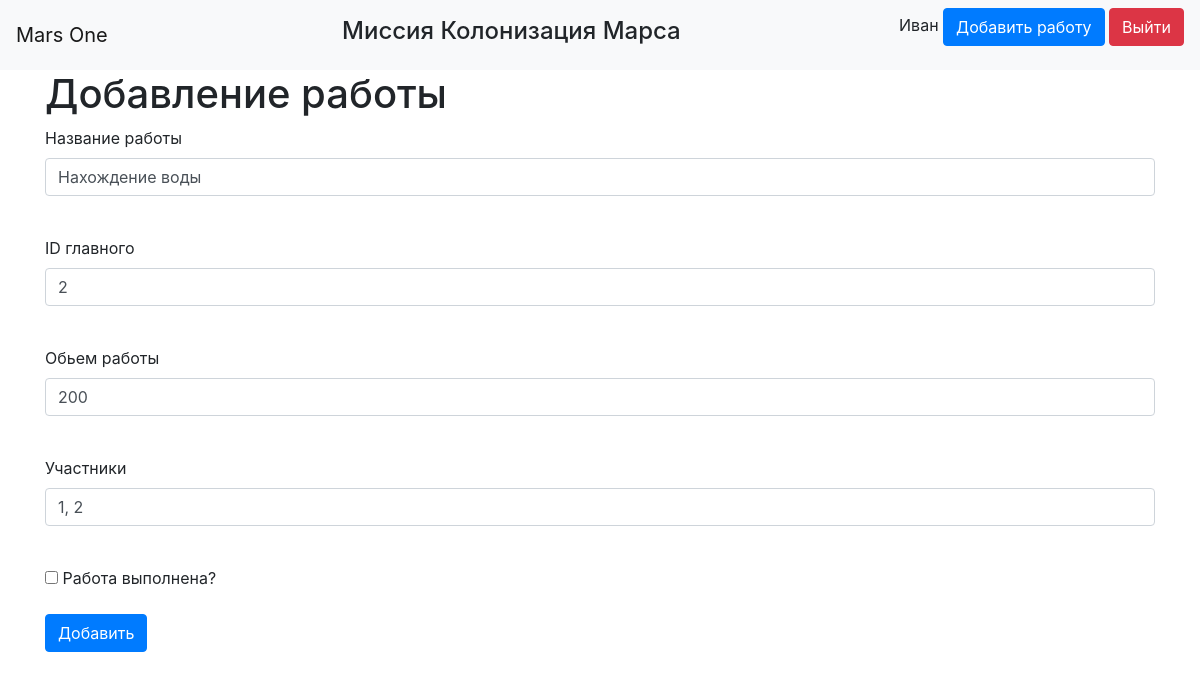
Screenshot of /change_job/2 (signed in) with the database file from the repository.
### data/users.py (models this page shows, shortened)
class User(SqlAlchemyBase, UserMixin):
    __tablename__ = 'users'
    id = sqlalchemy.Column(sqlalchemy.Integer,
                           primary_key=True, autoincrement=True)
    surname = sqlalchemy.Column(sqlalchemy.String, nullable=True)
    name = sqlalchemy.Column(sqlalchemy.String, nullable=True)
    age = sqlalchemy.Column(sqlalchemy.Integer, nullable=True)
    position = sqlalchemy.Column(sqlalchemy.String, nullable=True)
    speciality = sqlalchemy.Column(sqlalchemy.String, nullable=True)
    address = sqlalchemy.Column(sqlalchemy.String, nullable=True, default=f"module_{randint(0, 99)}")
    email = sqlalchemy.Column(sqlalchemy.String, unique=True, nullable=True)
    hashed_password = sqlalchemy.Column(sqlalchemy.String, nullable=True)
    modified_date = sqlalchemy.Column(sqlalchemy.DateTime, default=datetime.datetime.now)
    jobs = orm.relationship("Jobs", back_populates="user")

### data/jobs.py (models this page shows)
class Jobs(SqlAlchemyBase):
    __tablename__ = 'jobs'
    id = sqlalchemy.Column(sqlalchemy.Integer,
                           primary_key=True, autoincrement=True)
    team_leader = sqlalchemy.Column(sqlalchemy.Integer, sqlalchemy.ForeignKey("users.id"),
                                    nullable=True)
    job = sqlalchemy.Column(sqlalchemy.String, nullable=True)
    work_size = sqlalchemy.Column(sqlalchemy.Integer, nullable=True)
    collaborators = sqlalchemy.Column(sqlalchemy.String, nullable=True)
    start_date = sqlalchemy.Column(sqlalchemy.DateTime, default=datetime.datetime.now, nullable=True)
    end_date = sqlalchemy.Column(sqlalchemy.DateTime, nullable=True)
    is_finished = sqlalchemy.Column(sqlalchemy.Boolean, nullable=True)
    creator = sqlalchemy.Column(sqlalchemy.Integer)
    user = orm.relationship('User')

### main.py (the view)
@app.route("/change_job/<int:j_id>", methods=['GET', 'POST'])
def change_job(j_id):
    dbs = db_session.create_session()
    job = dbs.query(Jobs).filter(Jobs.id == j_id).first()
    form = AddJobForm()
    if form.validate_on_submit() and current_user.id in (1, job.creator,
                                                         (job.user.id if job.user else 1)):
        job.job = form.job.data
        job.team_leader = form.leader_id.data
        job.work_size = form.work_size.data
        job.collaborators = form.collaborators.data
        job.is_finished = form.is_finished.data
        dbs.commit()
        return redirect("/")
    elif current_user.id in (1, job.creator, (job.user.id if job.user else 1)):
        return render_template('addjob.html', title='Добавление работы', form=form, job={
            "job": job.job,
            "leader_id": job.team_leader,
            "work_size": job.work_size,
            "collaborators": job.collaborators,
            "checkbox": job.is_finished
        })
    else:
        return redirect("/")

### forms/job.py
class AddJobForm(FlaskForm):
    job = StringField('Название работы', validators=[DataRequired()], name="job")
    leader_id = IntegerField("ID главного", validators=[DataRequired()], name="leader_id")
    work_size = IntegerField("Обьем работы", validators=[DataRequired()], name="work_size")
    collaborators = StringField("Участники", validators=[DataRequired()], name="collaborators")
    is_finished = BooleanField("Работа выполнена?", name="checkbox")
    submit = SubmitField('Добавить', name="enter")

### data/db_session.py (called while the page is built)
def create_session() -> Session:
    global __factory
    return __factory()

### main.py (called while the page is built)
@login_manager.user_loader
def load_user(user_id):
    db_sess = db_session.create_session()
    return db_sess.query(User).get(user_id)

### templates/addjob.html (shortened to what this page needs)
{% extends "base.html" %}
{% block content %}
<h1>Добавление работы</h1>
<form action="" method="post">
    {% for field in form if field.name not in ('csrf_token', "enter", "checkbox") %}
        <p>
            {{ field.label }}<br>
            {% if job %}
            {{ field(class="form-control", type=field.name, value=job[field.name]) }}<br>
            {% else %}
            {{ field(class="form-control", type=field.name) }}<br>
            {% endif %}
        </p>
    {% endfor %}
    <p>{{ form.is_finished(type="checkbox") }} {{ form.is_finished.label() }}</p>
    <p>{{ form.submit(type="submit", class="btn btn-primary") }}</p>
</form>
{% endblock %}

### templates/base.html (shortened to what this page needs)
<!doctype html>
<html lang="en">
<head>
    <link rel="stylesheet"
          href="https://stackpath.bootstrapcdn.com/bootstrap/4.4.1/css/bootstrap.min.css"
>
    <link rel="stylesheet" type="text/css" href="{{ url_for('static', filename='css/style.css') }}" />
</head>
<body>
<header>
    <nav class="navbar navbar-light bg-light">
        <a class="navbar-brand">Mars One</a>
        <h4 class="center">Миссия Колонизация Марса</h4>
        {% if current_user.is_authenticated %}
            <p>
                <a>{{ current_user.name }}</a>
                <a class="btn btn-primary" href="/addjob">Добавить работу</a>
                <a class="btn btn-danger" href="/logout">Выйти</a>
            </p>
        {% else %}
            <p>
                <a class="btn btn-primary" href="/register">Зарегистрироваться</a>
                <a class="btn btn-success" href="/login">Войти</a>
            </p>
        {% endif %}
    </nav>
</header>
<main role="main" class="container">
    {% block content %}{% endblock %}
</main>
</body>
</html>

### static/css/style.css (style rules this page uses)
.center { text-align: center; }

### rows the page displays
User: name "Иван"
Jobs: job "Нахождение воды" "200" "1, 2"

### other values shown
{{ field.label }} "Название работы" "ID главного" "Обьем работы" "Участники"
